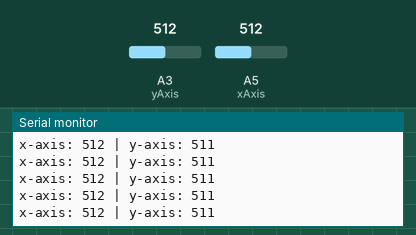
A sketch run on a simulated Arduino Uno, built with avr-gcc and run on an emulated ATmega328P. Shown: the last lines printed to the serial monitor. The inputs (shaded band) are chosen by the test bench; at power-on: A3 (yAxis) = 512, A5 (xAxis) = 512.

Above: at 1.2 s.
1.3 s: A3 (yAxis) set to 914
At 2.0 s:
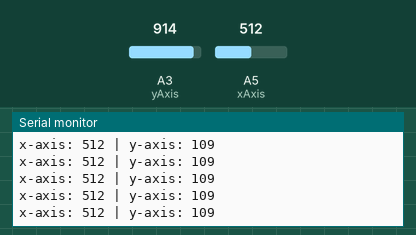
2.8 s: A3 (yAxis) set to 942
At 3.8 s:
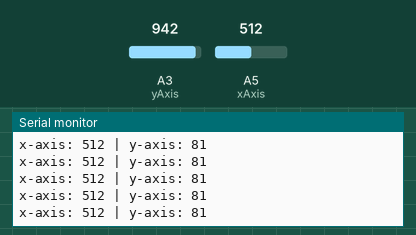
4.3 s: A5 (xAxis) set to 982
At 5.2 s:
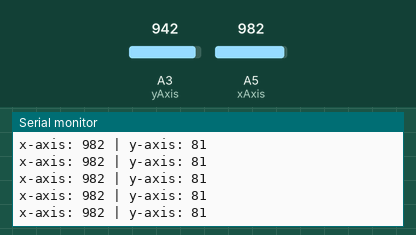
7.3 s: A5 (xAxis) set to 1006
At 7.9 s:
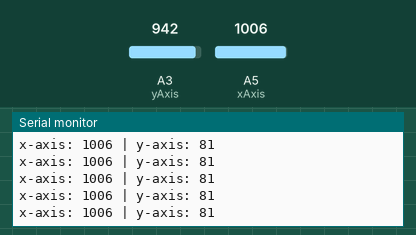
10.3 s: A3 (yAxis) set to 1001
At 11.0 s:
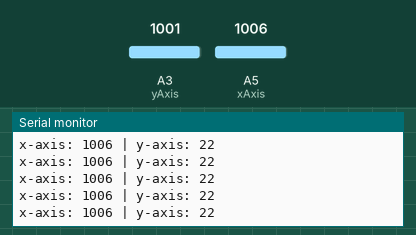
11.8 s: A3 (yAxis) set to 1014
At 12.5 s:
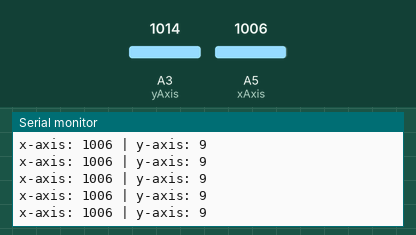
Timing chart, 0 to 14.3 s (numbered marks = the images above; inputs shaded):
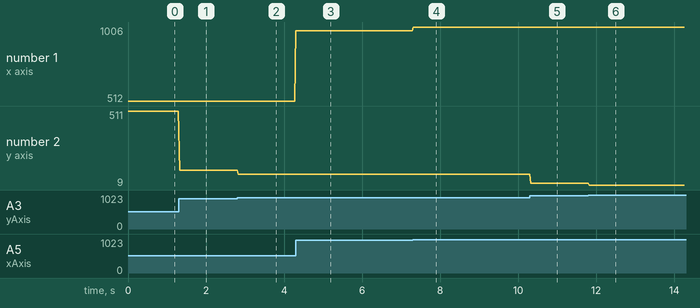

Measured:
- after the input at 1.3 s, the serial monitor: prints a new line at once (image 1)
- after the input at 2.8 s, the serial monitor: prints a new line at once (image 2)
- after the input at 4.3 s, the serial monitor: prints a new line at once (image 3)
- after the input at 7.3 s, the serial monitor: prints a new line at once (image 4)
- after the input at 10.3 s, the serial monitor: prints a new line at once (image 5)
- after the input at 11.8 s, the serial monitor: prints a new line at once (image 6)
- plotted number 1: 512 → 982 after the input at 4.3 s, 982 → 1006 after the input at 7.3 s
- plotted number 2: 511 → 109 after the input at 1.3 s, 109 → 81 after the input at 2.8 s, 81 → 22 after the input at 10.3 s, 22 → 9 after the input at 11.8 s

The sketch:

InterfacingAdafruitJoysticks.ino
```cpp
//pin definitions for joystick
const int xAxis = A5;
const int yAxis = A3;

//variables to store joystick values
int xVal;
int yVal;
int mapYVal;

void setup()
{

  //open serial monitor
  Serial.begin(9600);

  //joystick pins as inputs
  pinMode(xAxis, INPUT);
  pinMode(yAxis, INPUT);
}

void loop()
{

  //Reading joystick values
  xVal = analogRead(xAxis);
  yVal = analogRead(yAxis);

  mapYVal = map(yVal, 0, 1023, 1023, 0); //invert y-axis value to work with the already written code. Difference between the joystick used for testing and adafruit one


  //printing joystick values to serial monitor for debugging
  char buffer[50];
  sprintf(buffer, "x-axis: %d | y-axis: %d", xVal, mapYVal);
  Serial.println(buffer);


  delay(30); //wait before sending next change to servo angle

}
```
